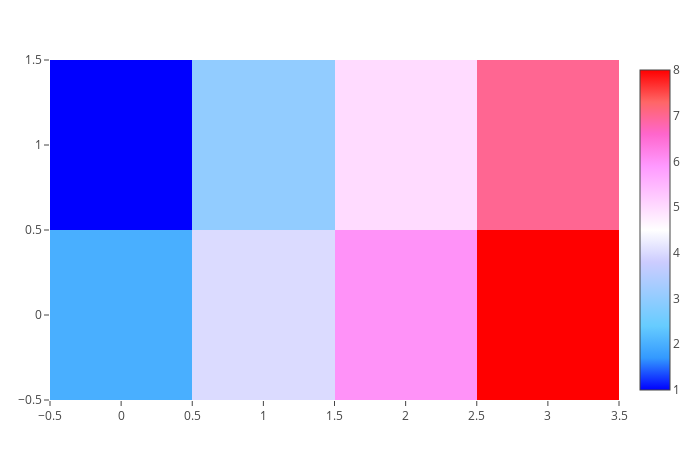

The code cell stored with this chart in its notebook:
### Code cell
plot([heatmap(; z = rotr90(matrix), colorscale = "Picnic")])

### Figure 1 — Plotly figure (JSON) as saved in the notebook; plotly's stock layout.template omitted (floating-point values rounded to 4 significant figures)
{"data": [{"colorscale": "Picnic", "type": "heatmap", "z": [[2, 4, 6, 8], [1, 3, 5, 7]]}], "layout": {"autosize": false, "height": 450, "margin": {"b": 50, "l": 50, "r": 50, "t": 60}, "width": 700, "xaxis": {"autorange": true, "range": [-0.5, 3.5]}, "yaxis": {"autorange": true, "range": [-0.5, 1.5]}}}
